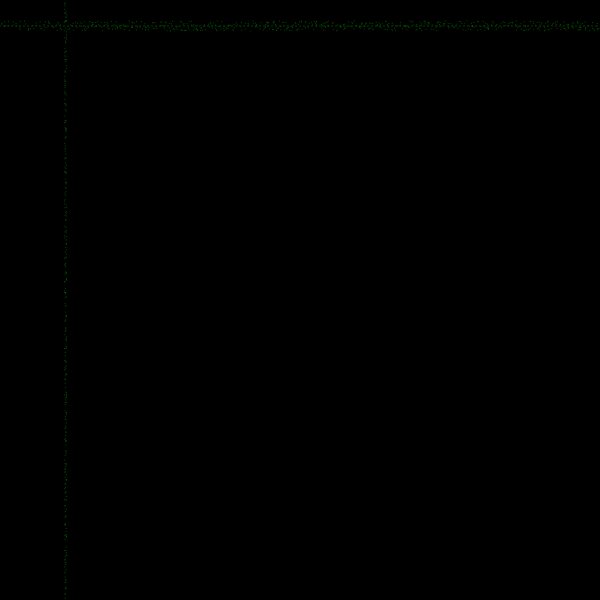
Frame 1 (no input)
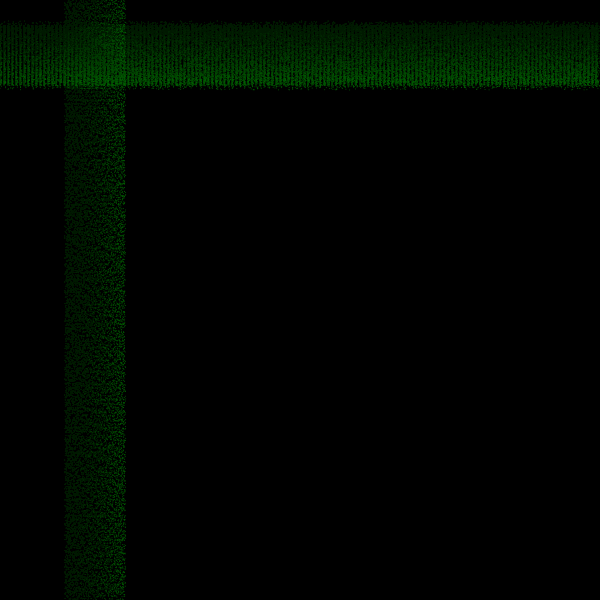
Frame 60 (the mouse pressed at the canvas centre just before this capture)
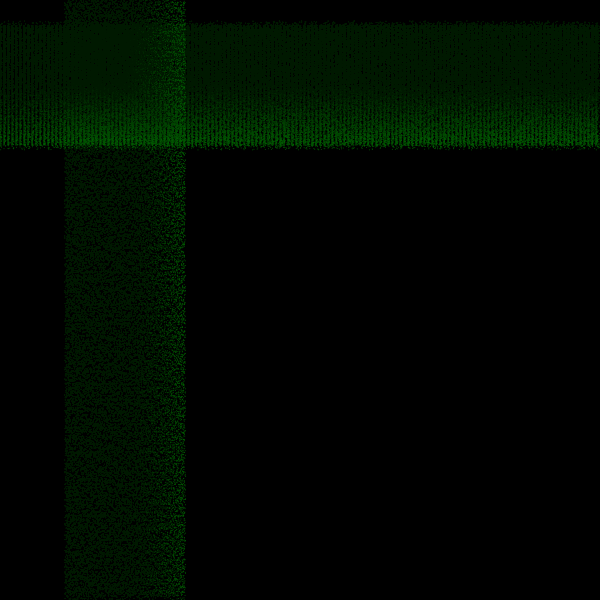
Frame 120 (the mouse held since frame 60 and released just before this capture)

The Processing sketch that drew these frames (run headless with seeded random() and noise(); from frame 60 on, the mouse is pressed at the canvas centre):

// Processing sketch: processing_6398
// ── processing_6398.pde

stars a;
void setup() {
    size (600,600);
  noStroke();
  smooth();
  background(0);
  
  a = new stars();
  a.x = random(100);
  a.y = random(100);
  
}


void draw(){
    fill(0,5);
  rect (0,0,width,height);
  a.show();
  a.move();
}




class stars{
  float x;
  float y;
  
  
  void show() {
    
  fill (0,100,0);
  for (int i = 0; i <width; i+=4) {
  ellipse(i,y,1,1);
  ellipse(i+random(2),y+random(-5,5),1,1);
  ellipse(i+random(2),y+random(-5,5),1,1);
  }
    for (int i = 0; i <width; i+=4) {
  ellipse(i,y,1,1);
  ellipse(i+random(100),y+random(-5,5),1,1);
  ellipse(i+random(100),y+random(-5,5),1,1);
  }
  
    for (int ib = 0; ib <height; ib+=4 ) {
  //ellipse(x,ib,1,1);
  ellipse(x+random(2),ib+random(-5,5),1,1);
  ellipse(x+random(2),ib+random(-5,5),1,1);
  
  }
  
 }
 
   void move() {
     y += 1;
     x += 1;
       //borders
   if (x<2){
   x = width-30; 
  } else if (x>width-20) {
    x = 3;
  }
  
    if (y<-10){
   y = height - 30; 
  } else if (y>height+30) {
    y = 3;
  }
   }
  
}
